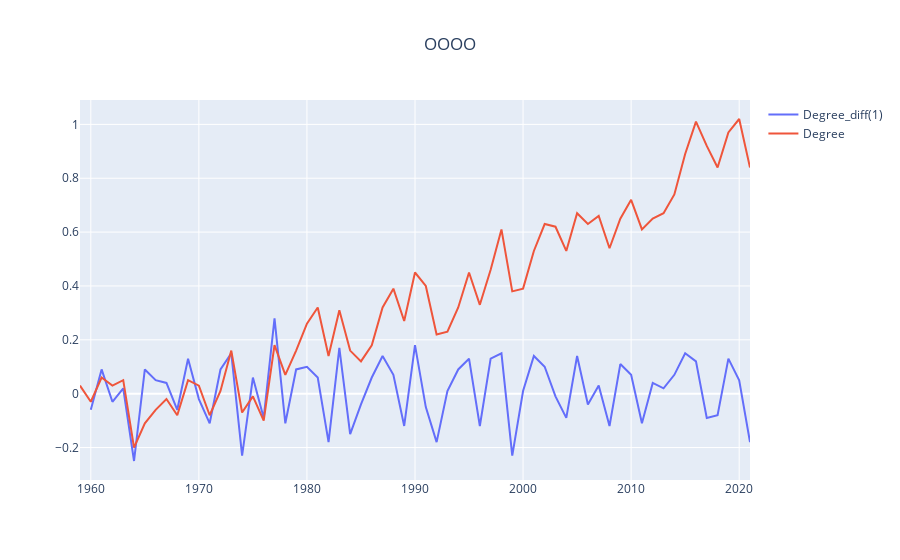

The notebook cell this image was saved under:
### Code cell
# 加载数据
import matplotlib.pyplot as plt
import numpy as np
import pandas as pd
import plotly.graph_objects as go
import scipy.stats as stats
import statsmodels.api as sm
from scipy.optimize import curve_fit
from sklearn.metrics import r2_score
from statsmodels.tsa.arima.model import ARIMA
from statsmodels.tsa.stattools import acf, adfuller, pacf

df = pd.read_excel('2022_HiMCM_Data-B-co2.xlsx',sheet_name="origin")
year = df['Year'].to_numpy()
# ppm = df['PPM']
degree = df['Degree']

fig = go.Figure()
fig.add_traces(go.Scatter(x=year, y=degree.diff(1), mode = "lines", name = "Degree_diff(1)"))
fig.add_traces(go.Scatter(x=year, y=degree, mode = "lines", name = "Degree"))

fig.update_layout( 
        title='OOOO',
        title_x=0.5,
        autosize=True,
        # width=2200,
        # height=1000,
    )

fig.show()


# https://blog.csdn.net/weixin_49583390/article/details/121914303
# https://blog.csdn.net/fs01234/article/details/88914930  ##### ARIMA（p,d,q）模型原理及其实现 --------python

#——————————————————————————————————————————————————————————————————————————————————————

# ARIMA模型分析：
# 先把ACF图和PACF图画出来看看：
fig = plt.figure(figsize=(10, 6))
ax1 = fig.add_subplot(211)

fig = sm.graphics.tsa.plot_acf(degree.diff(1).dropna().to_numpy(), lags=41, ax=ax1)  # 注意：要去掉第1个空值

ax2 = fig.add_subplot(212)
fig = sm.graphics.tsa.plot_pacf(degree.diff(1).dropna(),  lags=30, ax=ax2)  # 注意：要去掉第1个空值
# 判断：ACF图在2之后截尾，而PACF拖尾。模型可以由MA(2)→ARIMA(0,1,9).
# MA模型：自相关系数截尾，偏自相关函数拖尾

# 建立ARIMA模型

# https://wiki.mbalib.com/wiki/%E6%9C%80%E5%B0%8F%E4%BA%8C%E4%B9%98%E6%B3%95
model = sm.tsa.ARIMA(degree.dropna().to_numpy(), order=(9,1,0)).fit()  # 默认使用最小二乘generalized least squares(GLS)，‘mle’是极大似然估计
# model = sm.tsa.ARIMA(degree.diff(1).dropna().to_numpy(), order=(0,1,9)).fit()  # 默认使用最小二乘generalized least squares(GLS)，‘mle’是极大似然估计

print(model.summary())

resid = model.resid
plt.figure(figsize=(12,8))
plt.plot(resid)

print(stats.normaltest(resid))

model.plot_diagnostics()
plt.show()

# stats.probplot(resid, dist="norm", plot=plt)
# plt.show()
# plt.hist(resid, bins=50)
# plt.show()

# 画图比较一下预测值和真实观测值之间的关系
fig = plt.figure(figsize=(8, 6))
ax = fig.add_subplot(111)
ax.plot(degree.diff(1), color='blue', label='Degree')
ax.plot(model.fittedvalues, color='red', label='Predicted Degree')
plt.legend(loc='upper right')

# 最后，把预测值还原为原始数据的形式，预测值是差分数值，需要转化

def forecast(step, var, modelname):
    diff = list(modelname.predict(len(var)-1, len(var)-1+step, dynamic=True))
    prediction = [var[len(var)-1]]
    seq = [var[len(var)-1], *diff]
    for i in range(step):
        v = prediction[i]+seq[i+1]
        prediction.append(v)

    prediction = pd.DataFrame({'Predicted Sales': prediction})
    return prediction[1:]  # 第一个值是原序列最后一个值，故第二个值是预测值。


print(forecast(5, degree, model))

# # 还可以再进行自相关系数的白噪声检验：
# r, q, p = sm.tsa.acf(degree.diff(1).values.squeeze(), qstat=True)  # squeeze: 除去size为1的维度
# # np.c_是按行连接两个矩阵，把两矩阵左右相加，要求行数相等，类似pandas的merge()
# mat = np.c_[range(1, 41), r[1:], q, p]
# table = pd.DataFrame(mat, columns=['lag', 'AC', 'Q', 'Prob(>Q)'])
# LB_result = table.iloc[[5, 11, 17]]
# LB_result.set_index('lag', inplace=True)
# LB_result
# # P值均大于0.05，表明白噪声检验不显著，所以数据经过一阶差分后平稳。

# 单位根检验(原假设H0：时间序列具有单位根（不平稳）)：
# http://www.statsmodels.org/stable/generated/statsmodels.tsa.stattools.adfuller.html?
# highlight=adfuller#statsmodels.tsa.stattools.adfuller


def DFTest(sales, regression, maxlag, autolag='AIC'):
    print("ADF-Test Result:")
    dftest = adfuller(sales, regression=regression,
                      maxlag=maxlag, autolag=autolag)

    dfoutput = pd.Series(dftest[0:4],
                         index=['Test Statistic', 'P-value',
                                'Lags Used', 'nobs'])
    for key, value in dftest[4].items():
        dfoutput['Critical Value at %s' % key] = value
    print(dfoutput)

# regression可以根据模型形式指定为：
# ‘c'：仅常数，默认；’ct‘：常数和长期趋势；’ctt’：常数、线性和二次曲线趋势；‘nc’：无常数趋势。


DFTest(degree, regression='nc',
       maxlag=6, autolag='AIC')  # 对原始数据进行单位根检验

print(37*'-')
DFTest(degree.diff(1).dropna(),
       regression='nc', maxlag=5, autolag='AIC')
# 结论：一阶差分后平稳。

# 利用BIC最小的模型作为识别的依据：
order_p, order_q, bic = [], [], []
model_order = pd.DataFrame()
for p in range(4):
    for q in range(4):
        arma_model = sm.tsa.ARMA(degree.diff(1).dropna(),
                                 (p, q)).fit()
        order_p.append(p)
        order_q.append(q)
        bic.append(arma_model.bic)
        print('The BIC of ARMA(%s,%s) is %s' % (p, q, arma_model.bic))

model_order['p'] = order_p
model_order['q'] = order_q
model_order['BIC'] = bic
P = list(model_order['p'][model_order['BIC'] == model_order['BIC'].min()])
Q = list(model_order['q'][model_order['BIC'] == model_order['BIC'].min()])
print('\n最好的模型是ARMA(%s,%s)' % (P[0], Q[0]))

# 模型参数估计及检验：
model = sm.tsa.ARMA(sales['Sales'].diff(1).iloc[1:92].dropna(),
                    (0, 2)).fit(method='css')  # 使用最小二乘，‘mle’是极大似然估计
params = model.params
tvalues = model.tvalues
pvalues = model.pvalues
result_mat = pd.DataFrame(
    {'Estimate': params, 't-values': tvalues, 'pvalues': pvalues})
result_mat  # 注意：这里得到的是-θ的结果（Xt=at-θ1a(t-1)-θ2a(t-2)）。从t值来看是显著的。

model.aic
print('方差估计值是：%f' % model.sigma2)

# 如果ARMA模型估计的好，应当使得估计值后的残差项是白噪声。下面对模型的残差项进行白噪声检验：
resid = model.resid
r, q, p = sm.tsa.acf(resid.values.squeeze(), qstat=True)
# np.c_是按行连接两个矩阵，把两矩阵左右相加，要求行数相等，类似pandas的merge()
mat_res = np.c_[range(1, 41), r[1:], q, p]
table = pd.DataFrame(mat_res, columns=['to lag', 'AC', 'Q', 'Prob(>Q)'])
LB_result_res = table.iloc[[5, 11, 17, 23]]
LB_result_res.set_index('to lag', inplace=True)
LB_result_res
# 原假设为残差是白噪声。

# 再看一下正态性：
sm.ProbPlot(resid, stats.t, fit=True).ppplot(line='45')
sm.ProbPlot(resid, stats.t, fit=True).qqplot(line='45')
plt.show()

plt.figure()
x = pd.Series(resid)
p1 = x.plot(kind='kde')  # 可以是’line’, ‘bar’, ‘barh’, ‘kde’.kde是密度图。
p2 = x.hist(normed=True)
plt.grid(True)
plt.show()

### Figure 1 — Plotly figure (JSON) as saved in the notebook; plotly's stock layout.template omitted (floating-point values rounded to 4 significant figures)
{"data": [{"mode": "lines", "name": "Degree_diff(1)", "type": "scatter", "x": [1959, 1960, 1961, 1962, 1963, 1964, 1965, 1966, 1967, 1968, 1969, 1970, 1971, 1972, 1973, 1974, 1975, 1976, 1977, 1978, 1979, 1980, 1981, 1982, 1983, 1984, 1985, 1986, 1987, 1988, 1989, 1990, 1991, 1992, 1993, 1994, 1995, 1996, 1997, 1998, 1999, 2000, 2001, 2002, 2003, 2004, 2005, 2006, 2007, 2008, 2009, 2010, 2011, 2012, 2013, 2014, 2015, 2016, 2017, 2018, 2019, 2020, 2021], "y": [null, -0.06, 0.09, -0.03, 0.02, -0.25, 0.09, 0.05, 0.04, -0.06, 0.13, -0.02, -0.11, 0.09, 0.15, -0.23, 0.06, -0.09, 0.28, -0.11, 0.09, 0.1, 0.06, -0.18, 0.17, -0.15, -0.04, 0.06, 0.14, 0.07, -0.12, 0.18, -0.05, -0.18, 0.01, 0.09, 0.13, -0.12, 0.13, 0.15, -0.23, 0.01, 0.14, 0.1, -0.01, -0.09, 0.14, -0.04, 0.03, -0.12, 0.11, 0.07, -0.11, 0.04, 0.02, 0.07, 0.15, 0.12, -0.09, -0.08, 0.13, 0.05, -0.18]}, {"mode": "lines", "name": "Degree", "type": "scatter", "x": [1959, 1960, 1961, 1962, 1963, 1964, 1965, 1966, 1967, 1968, 1969, 1970, 1971, 1972, 1973, 1974, 1975, 1976, 1977, 1978, 1979, 1980, 1981, 1982, 1983, 1984, 1985, 1986, 1987, 1988, 1989, 1990, 1991, 1992, 1993, 1994, 1995, 1996, 1997, 1998, 1999, 2000, 2001, 2002, 2003, 2004, 2005, 2006, 2007, 2008, 2009, 2010, 2011, 2012, 2013, 2014, 2015, 2016, 2017, 2018, 2019, 2020, 2021], "y": [0.03, -0.03, 0.06, 0.03, 0.05, -0.2, -0.11, -0.06, -0.02, -0.08, 0.05, 0.03, -0.08, 0.01, 0.16, -0.07, -0.01, -0.1, 0.18, 0.07, 0.16, 0.26, 0.32, 0.14, 0.31, 0.16, 0.12, 0.18, 0.32, 0.39, 0.27, 0.45, 0.4, 0.22, 0.23, 0.32, 0.45, 0.33, 0.46, 0.61, 0.38, 0.39, 0.53, 0.63, 0.62, 0.53, 0.67, 0.63, 0.66, 0.54, 0.65, 0.72, 0.61, 0.65, 0.67, 0.74, 0.89, 1.01, 0.92, 0.84, 0.97, 1.02, 0.84]}], "layout": {"autosize": true, "title": {"text": "OOOO", "x": 0.5}}}
